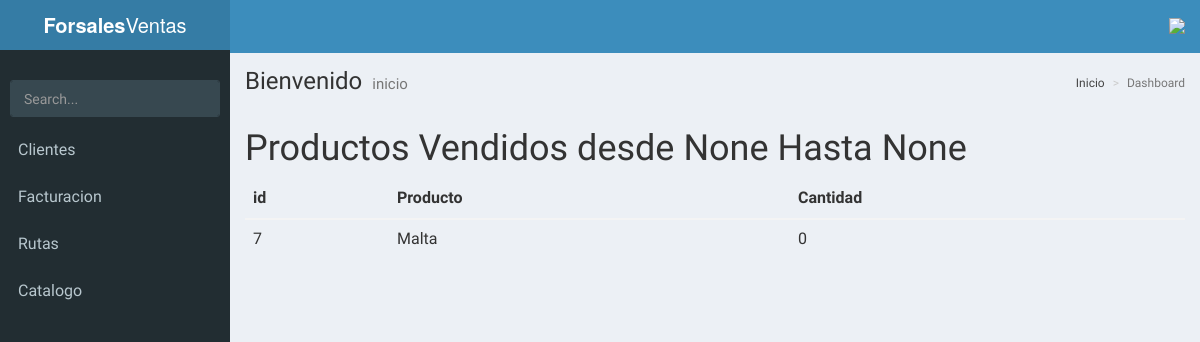
Page /factura/reportes/masVendidos on the committed database.
### base/models.py (models this page shows, shortened)
class producto(models.Model):
	nombre = models.CharField(max_length=20)
	cantidad = models.IntegerField()
	precio = models.IntegerField()
	fecha = models.DateTimeField()
	unida = models.ForeignKey(unidades)
	stock_minimo = models.IntegerField(default=10)
	stock_maximo = models.IntegerField(default=200)

### facturacion/views.py (the view)
# urls.py: url(r'^factura/reportes/masVendidos$', ReporteMasVendidos, name="ReporteMasVendidos"),
def ReporteMasVendidos(request):
	fini = request.GET.get("fini")
	ffin = request.GET.get("ffin")
	cliente_id = request.GET.get("cliente")
	clienteobj = None
	productos = producto.objects.all()
	data = []
	for pro in productos:
		if ( cliente_id == None or cliente_id == '' ):
			pro.detalles = factura_detalle.objects.filter(producto = pro)
		else:
			clienteobj = cliente.objects.filter(id=cliente_id).get
			pro.detalles = factura_detalle.objects.filter(producto = pro,factura__cliente__id=cliente_id)
		pro.cantidad = len(pro.detalles)
		data.append([pro.nombre,pro.cantidad])
	context = {
		"productos":productos,
		"json":json.dumps(data),
		"config":{
			"cliente": clienteobj,
			"fini": fini,
			"ffin": ffin,
		}
	}
	return render(request,"reportes/masVendidos.html",context)

### facturacion/templates/reportes/masVendidos.html (shortened to what this page needs)
{% extends 'AdminLTE/index.html' %}
{% load humanize %}
{% block content %}
		<h1>
			Productos Vendidos
 			desde {{ config.fini }} Hasta {{ config.ffin }}
		</h1>
	<table class="table">
		<thead>
			<tr>
				<th>id</th>
				<th>Producto</th>
				<th>Cantidad</th>
			</tr>
		</thead>
		<tbody>
			{% for producto in productos %}
				<tr>
					<td>{{ producto.pk }}</td>
					<td>{{ producto.nombre }}</td>
					<td>{{ producto.cantidad}}</td>
				</tr>
			{% endfor %}
		</tbody>
	</table>
<div id="piechart" style="width: 900px; height: 500px;"></div>
{% endblock content %}

### base/templates/AdminLTE/index.html (style rules this page uses)
html, body { font-size: 16px !important; }

### rows in the picture
producto: pk "7", nombre "Malta", cantidad "0"

### other values in the picture
{{ config.fini }} "None"
{{ config.ffin }} "None"
